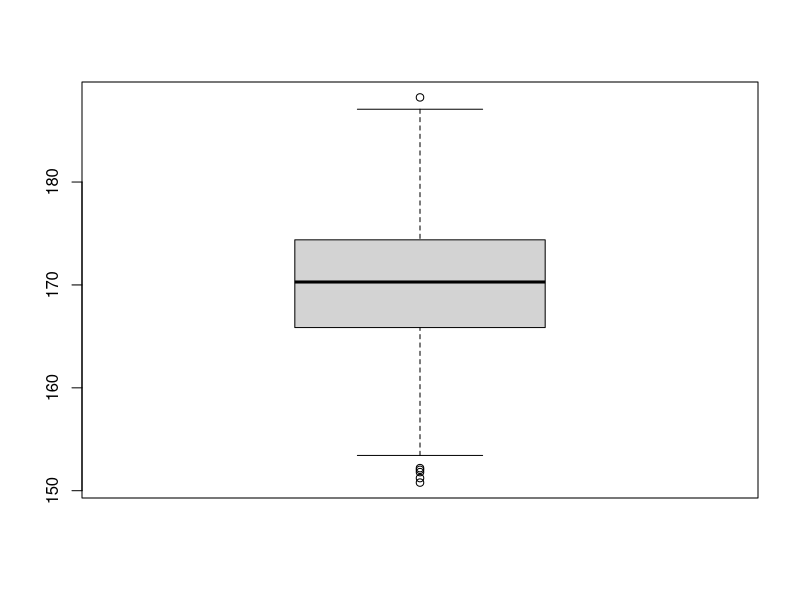

This chart was generated by the following R code:
#operations on Vectors
#6/1/2021

set.seed(255) #so our random number generator always produces the same vector
height <- rnorm(n= 1451, mean = 170,  sd = 6)
?rnorm()

#Task 1 
summary(height)

#Task 2
boxplot(height)

#Task 3
height_cv <- 6/170

#Task 4
min_height <- 150.8
  
max_height <- 188.2
  
height_diff <- 188.2 - 150.8 

#Task 5 
?range()

# "...	is any numeric or character objects", an argument of range()
#"Range returns a vector containing the minimum and maximum of 
#all the given arguments."

height_range <- range(height, na.rm = FALSE, finite =FALSE)

#Task 6
height[1]
height_range[2] - height_range[1]

#Task 7
log_height <- log(height)
half_height <- height+0.5 
taller <- height + half_height
